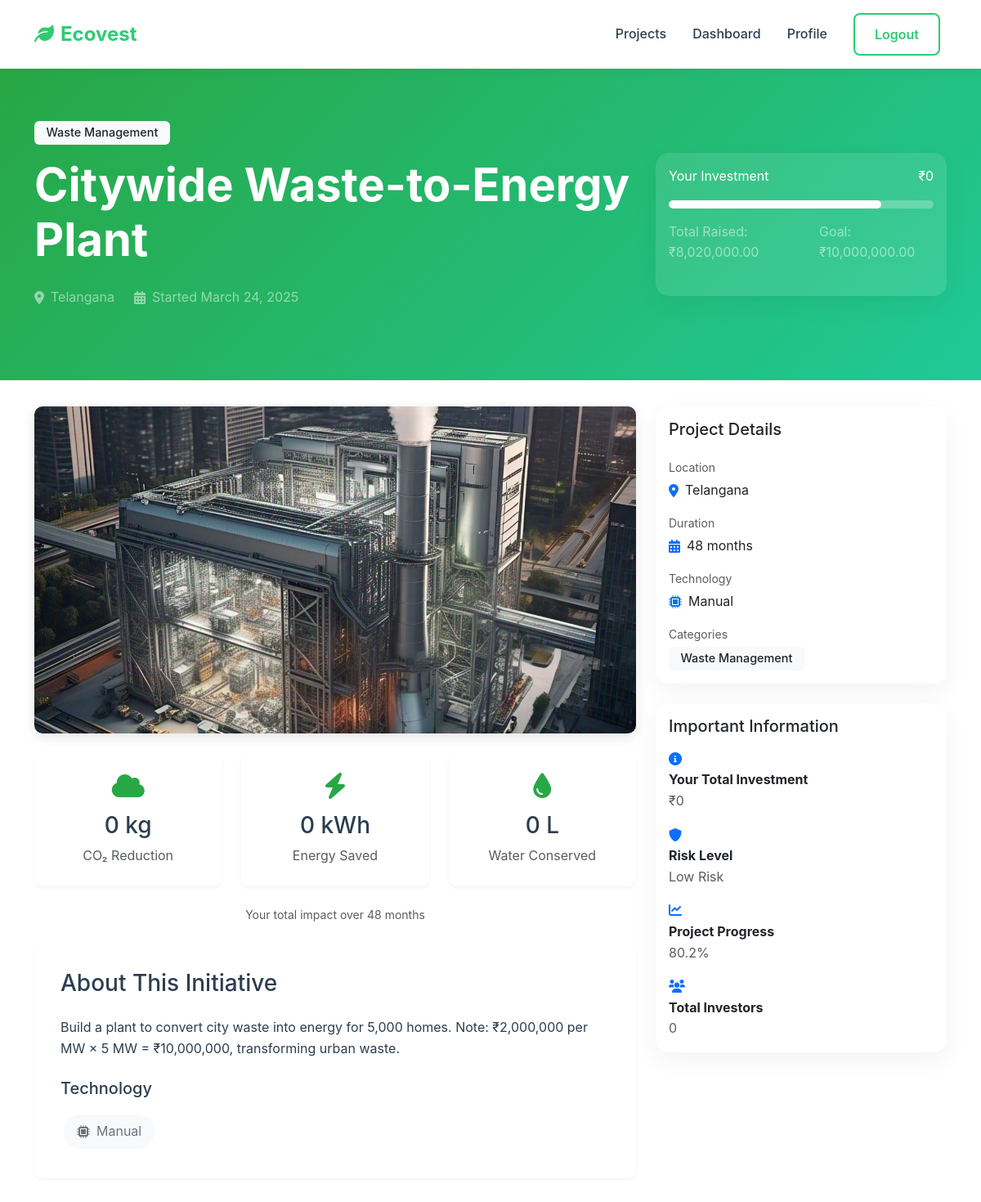
The app's page /users/initiative/39/ (signed in, upper part), older data.
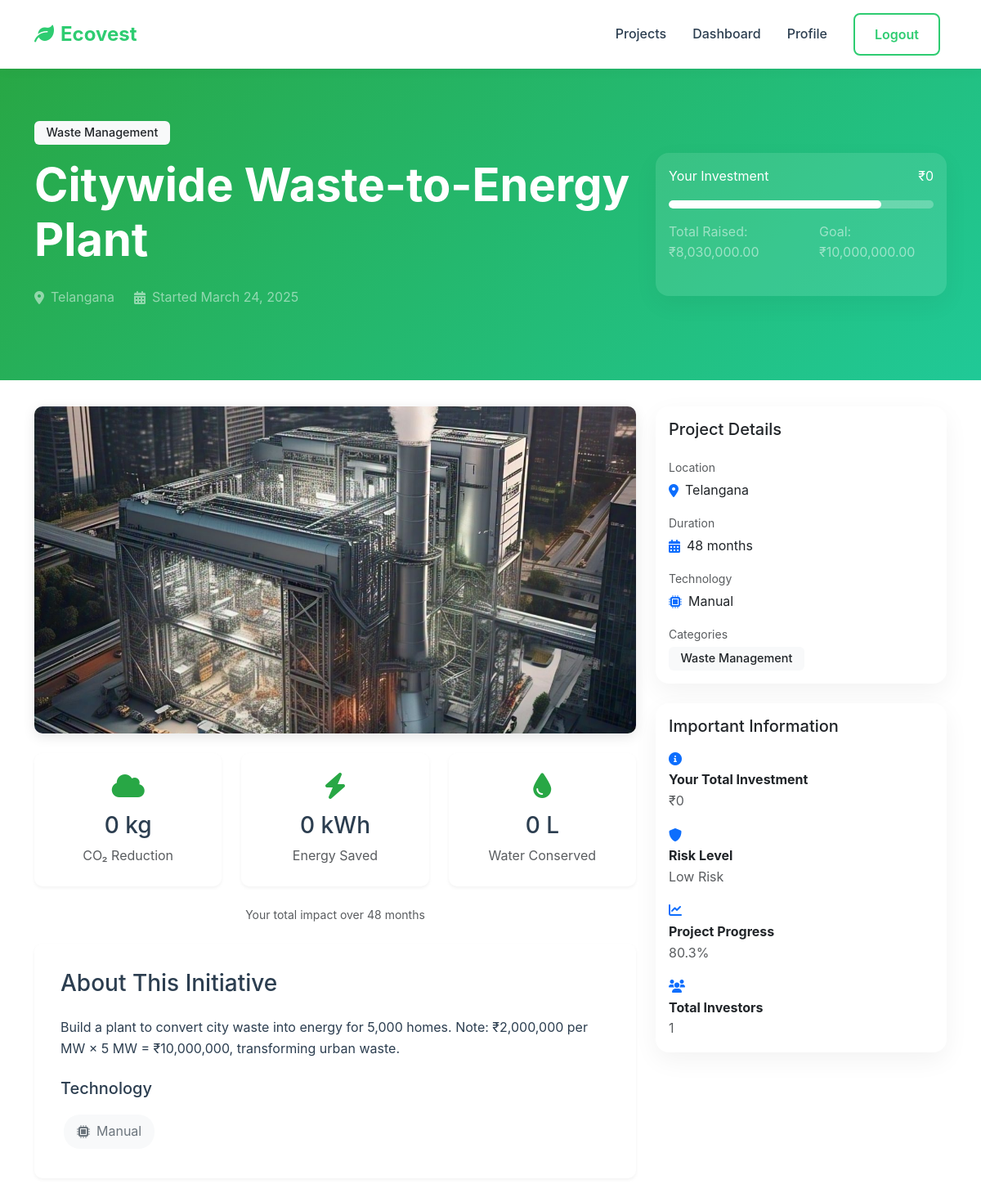
The same page, newer data.
### initiatives/models.py (models this page shows, shortened)
class Initiative(models.Model):
    STATUS_CHOICES = [
        ('draft', 'Draft'),
        ('active', 'Active'),
        ('funded', 'Funded'),
        ('completed', 'Completed'),
        ('cancelled', 'Cancelled')
    ]
    LOCATION_CHOICES = [
        ('Andhra Pradesh', 'Andhra Pradesh'),
        ('Arunachal Pradesh', 'Arunachal Pradesh'),
        ('Assam', 'Assam'),
        ('Bihar', 'Bihar'),
        ('Chhattisgarh', 'Chhattisgarh'),
        ('Goa', 'Goa'),
        ('Gujarat', 'Gujarat'),
        ('Haryana', 'Haryana'),
        ('Himachal Pradesh', 'Himachal Pradesh'),
        ('Jharkhand', 'Jharkhand'),
        ('Karnataka', 'Karnataka'),
        ('Kerala', 'Kerala'),
        ('Madhya Pradesh', 'Madhya Pradesh'),
        ('Maharashtra', 'Maharashtra'),
        ('Manipur', 'Manipur'),
        ('Meghalaya', 'Meghalaya'),
        ('Mizoram', 'Mizoram'),
        ('Nagaland', 'Nagaland'),
        ('Odisha', 'Odisha'),
        ('Punjab', 'Punjab'),
        ('Rajasthan', 'Rajasthan'),
        ('Sikkim', 'Sikkim'),
        ('Tamil Nadu', 'Tamil Nadu'),
        ('Telangana', 'Telangana'),
        ('Tripura', 'Tripura'),
        ('Uttar Pradesh', 'Uttar Pradesh'),
        ('Uttarakhand', 'Uttarakhand'),
        ('West Bengal', 'West Bengal')
    ]
    TECHNOLOGY_CHOICES = [
        ('Solar', 'Solar'),
        ('Wind', 'Wind'),
        ('Hydro', 'Hydro'),
        ('Organic', 'Organic'),
        ('Mechanical', 'Mechanical'),
        ('Chemical', 'Chemical'),
        ('Biofuel', 'Biofuel'),
        ('EV', 'EV'),
        ('Manual', 'Manual'),
        ('AI', 'AI')
    ]
    RISK_CHOICES = [
        ('low', 'Low Risk'),
        ('medium', 'Medium Risk'),
        ('high', 'High Risk')
    ]
    title = models.CharField(max_length=200)
    description = models.TextField()
    categories = models.ManyToManyField(Category, related_name='initiatives')
    image = models.ImageField(upload_to='initiatives/', null=True, blank=True)
    status = models.CharField(max_length=20, choices=STATUS_CHOICES, default='draft')
    location = models.CharField(max_length=100, choices=LOCATION_CHOICES, default='Karnataka')
    technology_type = models.CharField(max_length=20, choices=TECHNOLOGY_CHOICES, default='Manual')
    goal_amount = models.DecimalField(max_digits=12, decimal_places=2)
    current_amount = models.DecimalField(max_digits=12, decimal_places=2, default=0)
    created_at = models.DateTimeField(auto_now_add=True)
    updated_at = models.DateTimeField(auto_now=True)
    risk_level = models.CharField(max_length=20, choices=RISK_CHOICES, default='medium')
    duration_months = models.IntegerField(default=12)
    min_investment = models.DecimalField(max_digits=10, decimal_places=2, default=1000)
    max_investment = models.DecimalField(max_digits=12, decimal_places=2, null=True, blank=True)
    roi_estimate = models.DecimalField(max_digits=5, decimal_places=2, default=0)
    carbon_reduction_per_investment = models.FloatField(default=0)
    energy_savings_per_investment = models.FloatField(default=0)
    water_savings_per_investment = models.FloatField(default=0)
    carbon_impact = models.FloatField(default=0)  # CO2 reduction in kg
    energy_impact = models.FloatField(default=0)  # Energy saved in kWh
    water_impact = models.FloatField(default=0)   # Water saved in liters
    project_scale = models.IntegerField(
        choices=[
            (1, 'Small'),
            (2, 'Medium'),
            (3, 'Large'),
            (4, 'Very Large'),
            (5, 'Enterprise')
        ],
        default=3
    )
    def calculate_risk_score(self):
        analyzer = PortfolioAnalyzer()
        return analyzer.calculate_risk_score(self)
    def get_risk_label(self):
        analyzer = PortfolioAnalyzer()
        return analyzer.get_risk_label(self.calculate_risk_score())
    def get_progress_percentage(self):
        if self.goal_amount == 0:
            return 0
        return (self.current_amount / self.goal_amount) * 100
    class Meta:
        ordering = ['-created_at']

### users/views.py (the view)
# urls.py: path('initiative/<int:pk>/', views.user_initiative_detail, name='user_initiative_detail'),
@login_required
def user_initiative_detail(request, pk):
    initiative = get_object_or_404(Initiative, pk=pk)
    user_investments = request.user.investments.filter(initiative=initiative)
    totals = user_investments.aggregate(
        total_invested=Coalesce(Sum('amount'), 0, output_field=DecimalField()),
        carbon=Coalesce(Sum('carbon_impact'), 0, output_field=models.FloatField()),
        energy=Coalesce(Sum('energy_impact'), 0, output_field=models.FloatField()),
        water=Coalesce(Sum('water_impact'), 0, output_field=models.FloatField())
    )
    total_invested = totals['total_invested']
    impact_metrics = {
        'carbon': round(totals['carbon']),
        'energy': round(totals['energy']),
        'water': round(totals['water'])
    }
    investment_history = user_investments.order_by('-created_at')
    context = {
        'initiative': initiative,
        'total_invested': total_invested,
        'impact_metrics': impact_metrics,
        'investment_history': investment_history,
        'total_investors': initiative.investments.values('user').distinct().count(),
    }
    return render(request, 'users/user_initiative_detail.html', context)

### investments/portfolio_analyzer.py (called while the page is built)
    def calculate_risk_score(self, initiative):
        base_score = self.SCALE_WEIGHTS.get(initiative.project_scale, 3)
        risk_level_score = self.RISK_LEVEL_WEIGHTS.get(initiative.risk_level, 3)
        final_score = (base_score + risk_level_score) / 2
        return final_score

    def get_risk_label(self, score):
        if score <= 2:
            return 'Low Risk'
        elif score <= 4:
            return 'Medium Risk'
        else:
            return 'High Risk'

### users/templates/users/user_initiative_detail.html (shortened to what the changed rows need)
{% extends 'core/base.html' %}
{% load static %}
{% load humanize %}
{% block content %}
<section class="hero">
    <div class="container">
        <div class="row align-items-center">
            <div class="col-lg-8">
                <div class="mb-3">
                    {% for category in initiative.categories.all %}
                        <span class="badge bg-light text-dark me-2">{{ category.name }}</span>
                    {% endfor %}
                </div>
                <h1 class="display-4 fw-bold mb-4">{{ initiative.title }}</h1>
                <div class="d-flex align-items-center text-white-50 mb-4">
                    <i class="fas fa-map-marker-alt me-2"></i>
                    <span class="me-4">{{ initiative.location }}</span>
                    <i class="fas fa-calendar-alt me-2"></i>
                    <span>Started {{ initiative.created_at|date:"F d, Y" }}</span>
                </div>
            </div>
            <div class="col-lg-4">
                <div class="card bg-white bg-opacity-10 border-0">
                    <div class="card-body">
                        <div class="d-flex justify-content-between text-white-50 mb-4">
                            <span>Total Raised: ₹{{ initiative.current_amount|intcomma }}</span>
                            <span>Goal: ₹{{ initiative.goal_amount|intcomma }}</span>
                        </div>
                    </div>
                </div>
            </div>
        </div>
    </div>
</section>
<div class="container">
    <div class="row">
        <div class="col-lg-8">
            {% if initiative.image %}
                <img src="{{ initiative.image.url }}" class="initiative-image mb-4" alt="{{ initiative.title }}">
            {% else %}
                <img src="https://source.unsplash.com/random/800x400/?{{ initiative.categories.first.name|lower }}"
                     class="initiative-image mb-4" alt="{{ initiative.title }}">
            {% endif %}
            <div class="row g-4 mb-4">
                <div class="col-md-4">
                </div>
                <div class="col-md-4">
                </div>
                <div class="col-md-4">
                </div>
            </div>
            <div class="text-muted small text-center mb-4">
                Your total impact over {{ initiative.duration_months }} months
            </div>
            <div class="detail-section">
                <h3 class="mb-4">About This Initiative</h3>
                {{ initiative.description|linebreaks }}
                <div class="mt-4">
                    <h5 class="mb-3">Technology</h5>
                    <div class="tech-badge">
                        <i class="fas fa-microchip"></i>
                        {{ initiative.technology_type }}
                    </div>
                </div>
            </div>
        </div>
        <div class="col-lg-4">
            <div class="card mb-4">
                <div class="card-body">
                    <div class="mb-3">
                        <small class="text-muted d-block mb-1">Location</small>
                        <div class="d-flex align-items-center">
                            <i class="fas fa-map-marker-alt text-primary me-2"></i>
                            {{ initiative.location }}
                        </div>
                    </div>
                    <div class="mb-3">
                        <small class="text-muted d-block mb-1">Duration</small>
                        <div class="d-flex align-items-center">
                            <i class="fas fa-calendar-alt text-primary me-2"></i>
                            {{ initiative.duration_months }} months
                        </div>
                    </div>
                    <div class="mb-3">
                        <small class="text-muted d-block mb-1">Technology</small>
                        <div class="d-flex align-items-center">
                            <i class="fas fa-microchip text-primary me-2"></i>
                            {{ initiative.technology_type }}
                        </div>
                    </div>
                </div>
            </div>
            <div class="card mb-4">
                <div class="card-body">
                    <ul class="list-unstyled mb-0">
                        <li class="mb-3">
                            <div>
                                <strong>Risk Level</strong>
                                <div class="text-muted">{{ initiative.get_risk_label }}</div>
                            </div>
                        </li>
                        <li class="mb-3">
                            <div>
                                <strong>Project Progress</strong>
                                <div class="text-muted">{{ initiative.get_progress_percentage|floatformat:1 }}%</div>
                            </div>
                        </li>
                        <li>
                            <div>
                                <strong>Total Investors</strong>
                                <div class="text-muted">{{ total_investors|intcomma }}</div>
                            </div>
                        </li>
                    </ul>
                </div>
            </div>
        </div>
    </div>
</div>
{% endblock %}

Row changes from the older to the newer data that the page shows:
changed Initiative "Citywide Waste-to-Energy Plant": current_amount "8,020,000.00" → "8,030,000.00"; get_progress_percentage "80.2" → "80.3"
Text that changed along with them:
{{ total_investors|intcomma }}: "0" → "1"
